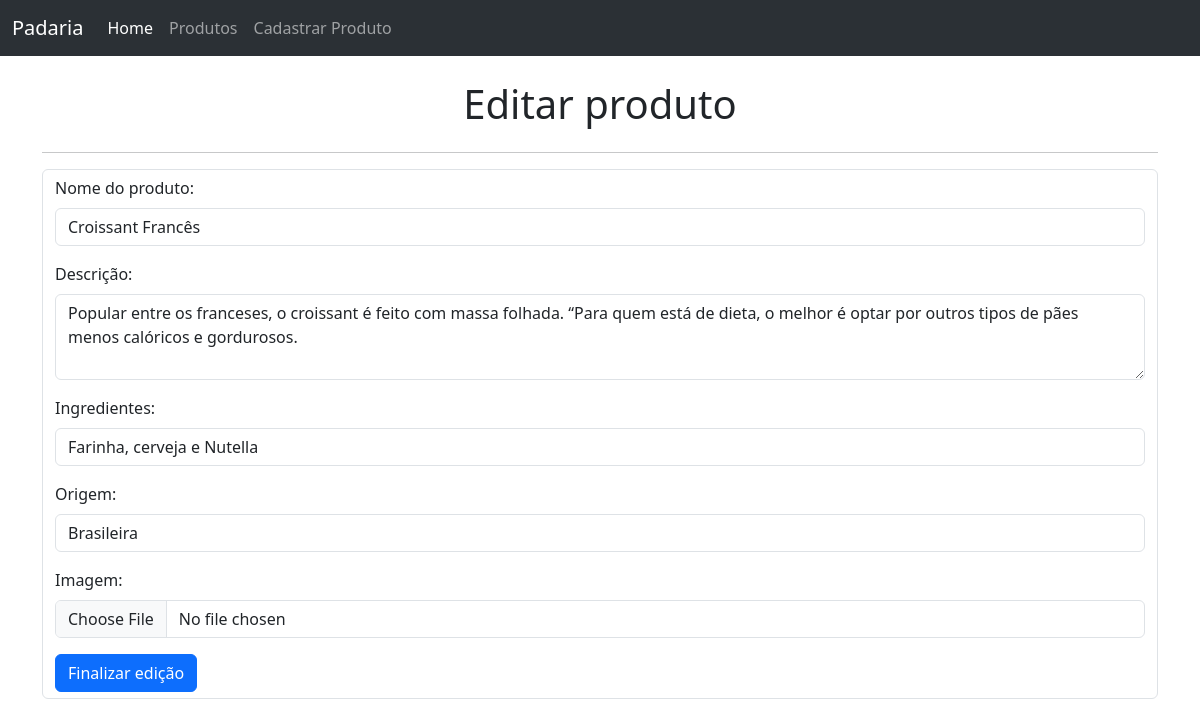
The page /editar_produtos/2 on the database its author committed.
### app.py (models this page shows, shortened)
class Product(db.Model):
    __tablename__ = 'produto'
    id = db.Column(db.Integer, primary_key=True)
    nome = db.Column(db.String(100), nullable=False)
    descricao = db.Column(db.String(500))
    ingredientes = db.Column(db.String(500))
    origem = db.Column(db.String(100))
    imagem = db.Column(db.String(100))

### app.py (the view)
@app.route("/editar_produtos/<int:id>", methods=["GET", "POST"])
def editar_produto(id):
    if request.method == "POST":
        dados_editados = request.form
        imagem = request.files['imagem']
        produto = db.session.execute(db.select(Product).filter(Product.id == id)).scalar()
        produto.nome = dados_editados["nome"]
        produto.descricao = dados_editados["descricao"]
        produto.ingredientes = dados_editados["ingredientes"]
        produto.origem = dados_editados["origem"]
        if imagem.filename:
            produto.imagem = imagem.filename
        db.session.commit()
        return redirect("/listar_produtos")
    else:
        produto_editado = db.session.execute(db.select(Product).filter(Product.id == id)).scalar()
        return render_template("editar.html",produto=produto_editado)

### templates/editar.html (shortened to what this page needs)
{% extends 'base.html' %}
{% block main %}
<div class="container">
    <br>
    <div class="d-flex justify-content-center">
        <h1>Editar produto</h1>
    </div>
    <hr>
    <form
    action="{{url_for('editar_produto', id=produto.id)}}"
    class="form-control"
    enctype="multipart/form-data"
    method="post">
        <div class="mb-3">
            <label for="nome" class="form-label">Nome do produto:</label>
            <input type="text" class="form-control" name="nome" value="{{produto.nome}}" required>
        </div>
          <div class="mb-3">
            <label for="descricao" class="form-label">Descrição:</label>
            <textarea class="form-control" name="descricao" rows="3">{{produto.descricao}}</textarea>
          </div>
          <div class="mb-3">
            <label for="ingredientes" class="form-label">Ingredientes:</label>
            <input type="text" class="form-control" name="ingredientes" value="{{produto.ingredientes}}">
        </div>
        <div class="mb-3">
            <label for="origem" class="form-label">Origem:</label>
            <input type="text" class="form-control" name="origem" value="{{produto.origem}}">
        </div>
        <div class="mb-3">
            <label for="imagem" class="form-label">Imagem:</label>
            <input type="file" class="form-control" name="imagem">
        </div>
        <input class="btn btn-primary" type="submit" value="Finalizar edição">
    </form>
</div>
<br>
{% endblock %}

### rows shown on the page
Product: nome "Croissant Francês", descricao "Popular entre os franceses, o croissant é feito com massa folhada. “Para quem está de dieta, o melhor é optar por outros tipos de pães menos calóricos e gordurosos.", ingredientes "Farinha, cerveja e Nutella", origem "Brasileira"
